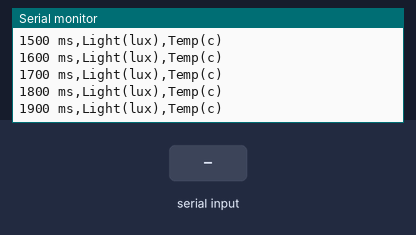
The sketch below on a simulated Arduino Leonardo, built with avr-gcc and run on an emulated ATmega32U4. Parts: the last lines printed to the serial monitor. The inputs (shaded band) are chosen by the test bench.

Above: at 2.0 s.
2.1 s: "1\n" received over the second serial link
At 3.01 s:
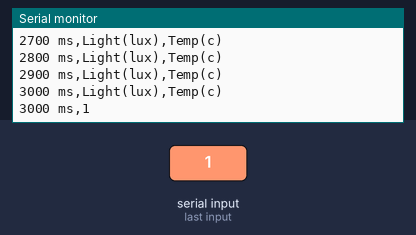
3.6 s: "0\n" received over the second serial link
At 4.01 s:
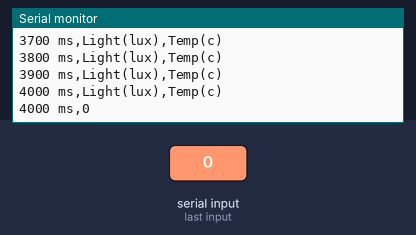
5.1 s: "2\n" received over the second serial link
Timing chart, 0 to 8.1 s (numbered marks = the images above; inputs shaded):
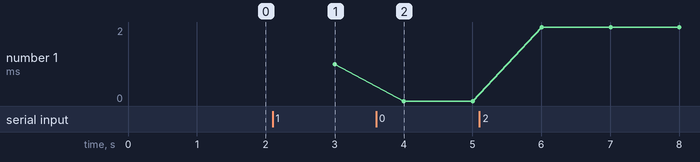

The sketch:

geiger_counter.ino
```cpp
/*The code below was tested on an Arduino Leonardo with the Geiger counter connected to Serial1
and the USB cable on Serial connected to the PC.  The data was output to the Serial Monitor.


Connections
-------------------------------------------

   Pin   Geiger Counter           Leonardo     Uno
   ----  -----------------------  --------     ______
   GND   GND on J6 marked "blk"   GND          GND
   TX    Pin5 on J6               RX1          *see note below

Note:  if you have an Uno or other Arduino that has only one serial port and you want to output
to a PC over USB or other serial device, you would need to use the SoftwareSerial library to read
the output from the Geigner counter on another digital pin.  Thus, you would use SoftwareSerial to
read from the Geiger counter and Serial to write to the PC.  You would connect the Geiger
counter's TX pin to the RX pin specified when you unitialize SoftwareSerial.
------------------------------------------------------------------------------------------------*/


const int GEIGER_BUFF_SIZE = 64;
char szGeigerReading[GEIGER_BUFF_SIZE];

bool ReadGeiger(Stream &geiger, char * szBuff, int buffLen);
bool ReadGeiger(Stream &geiger, Stream &dest);

HardwareSerial &geigerCounter = Serial1;

void setup()
{
   while(!Serial) { ;}

   Serial.begin(9600);
   geigerCounter.begin(9600);
}


void loop()
{
   //unsigned long t1, t2; // timestamps for timing

   unsigned long runningTime;

   bool fResult;

   //t1 = millis();  // start timing

   runningTime = millis();

   // Simulate reading other sensors,
   if (runningTime % 100 == 0)
   {
      Serial.print(runningTime); Serial.print(" ms,"); Serial.println("Light(lux),Temp(c)");
      delay(3);  // prevents loop wraparound within same millisecond causing two readings with the same timestamp.
   }

   if (runningTime % 1000 == 0)
   {
      // Option 1

      fResult = ReadGeiger(geigerCounter, szGeigerReading, GEIGER_BUFF_SIZE);
      Serial.print(runningTime); Serial.print(" ms,"); Serial.println(szGeigerReading);

      //Option 2
      //Serial.print(runningTime); Serial.print(" ms,");
      //fResult = ReadGeiger(geigerCounter, Serial);
   }

   //t2 = millis();  // end timing
   //Serial.print("Time (ms) = "); Serial.println(t2 - t1, DEC);

}


/*------------------------------------------------------------------------------------------------
ReadGeiger (geiger, szBuff, buffLen)

Reads a geiger counter on a serial port and then writes it to a buffer named szBuff.


Test cases:

1. Didn't finish reading to the newline (\n) due to hardware error -- NULL terminate what we read
   but return false because whole string wasn't read.
2. Didn't finish reading to the newline (\n) due to buffer length too short -- NULL terminate what
   we read but return false because whole string wasn't read.
3. There is no data to read -- return false without doing anything.
4. Finished reading to the newline (\n) -- NULL terminate the string by overwriting the \n with a
   NULL and return true. This eliminates the trailing newline.

------------------------------------------------------------------------------------------------*/
bool ReadGeiger(Stream &geiger, char * szBuff, int buffLen)
{
   bool fResult = false;  // assume we won't get a full reading

   if (geiger.available())
   {
      int i = 0;

      for (i = 0; geiger.available(), i < (buffLen-1); ++i)  // buffLen - 1 so we have room to add trailing NULL
      {
         szBuff[i] = (char)geiger.read();
         if (szBuff[i] == '\n')
         {
            // last character copied to buffer was \n so we got a full reading.  drop out of the loop, return success, and
            //  then overwrite the trailing \n with NULL
            fResult = true;
            break;
         }
      }
      szBuff[i] = '\0';  // always NULL terminate the string
   }

   return (fResult);
}


/*------------------------------------------------------------------------------------------------
ReadGeiger (geiger, dest)

Reads a Geiger counter on a serial port and writes it to a stream named dest.  Will also print
a trailing newline (\n).

Note that several different destinations implement the stream interface:  Serial, SD, etc.


Test cases:

1. Didn't finish reading to the newline (\n) due to hardware error -- NULL terminate what we read
   but return false because whole string wasn't read.
2. Didn't finish reading to the newline (\n) due to buffer length too short -- NULL terminate what
   we read but return false because whole string wasn't read.
3. There is no data to read -- return false without doing anything.
4. Finished reading to the newline (\n) -- return true because the whole reading was taken.

------------------------------------------------------------------------------------------------*/
bool ReadGeiger(Stream &geiger, Stream &dest)
{
   bool fResult = false;
   char ch;

   if (geiger.available())
   {

      while(geiger.available())
      {
         ch = (char)geiger.read();
         dest.write(ch);

         if (ch == '\n')
         {
            fResult = true;
           break;
         }
      }
   }

   return (fResult);
}
```

Measured:
- after the input at 2.1 s, the serial monitor: prints a new line after 0.90 s (image 1)
- after the input at 3.6 s, the serial monitor: prints a new line after 0.41 s (image 2)
- plotted number 1: 1 → 0 after the input at 3.6 s
